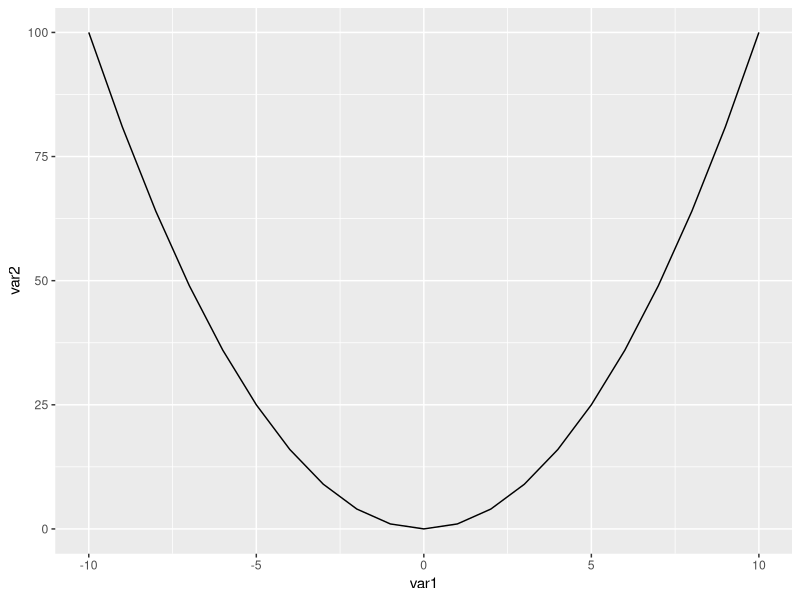
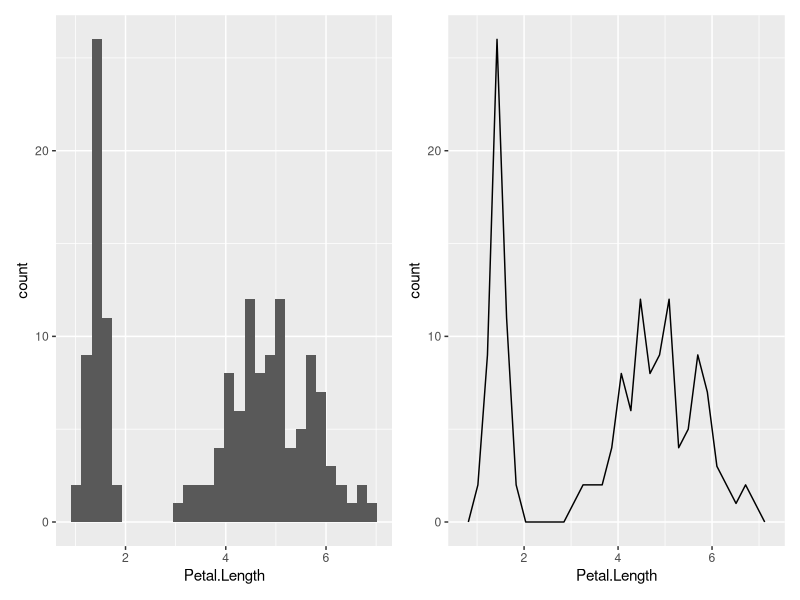
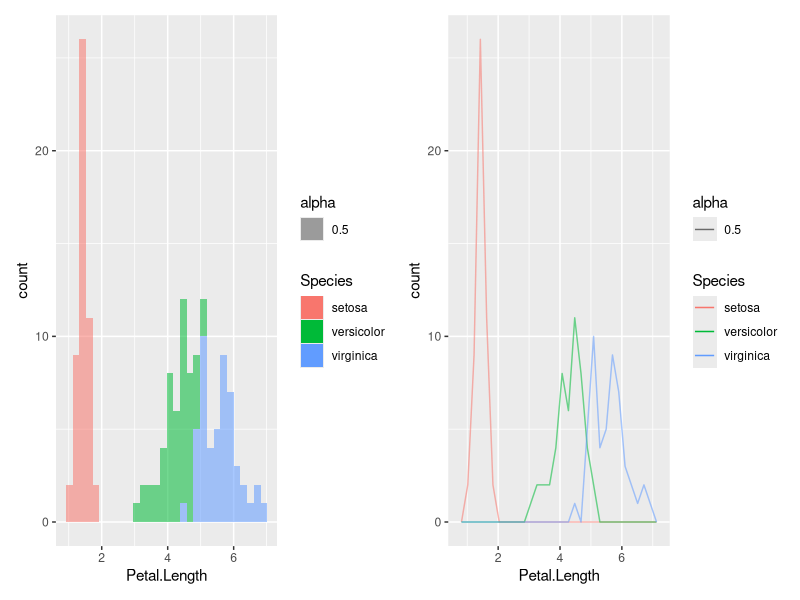
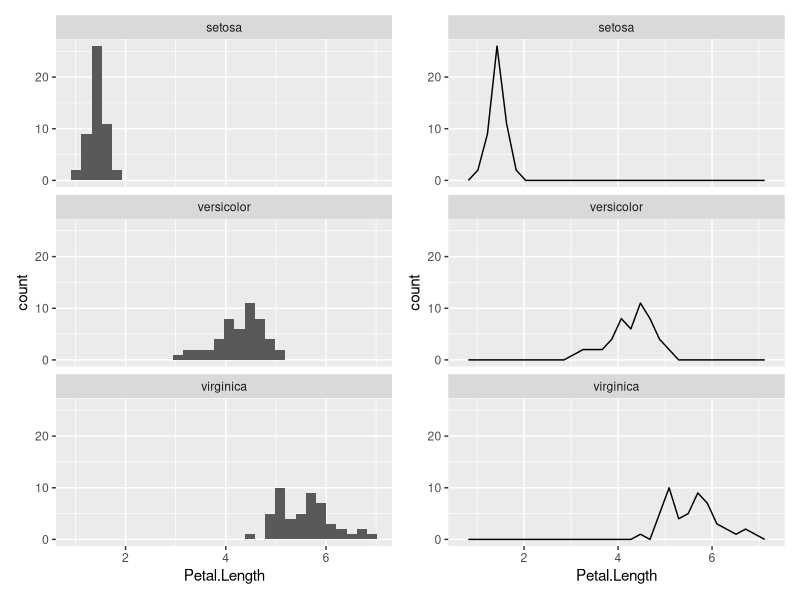
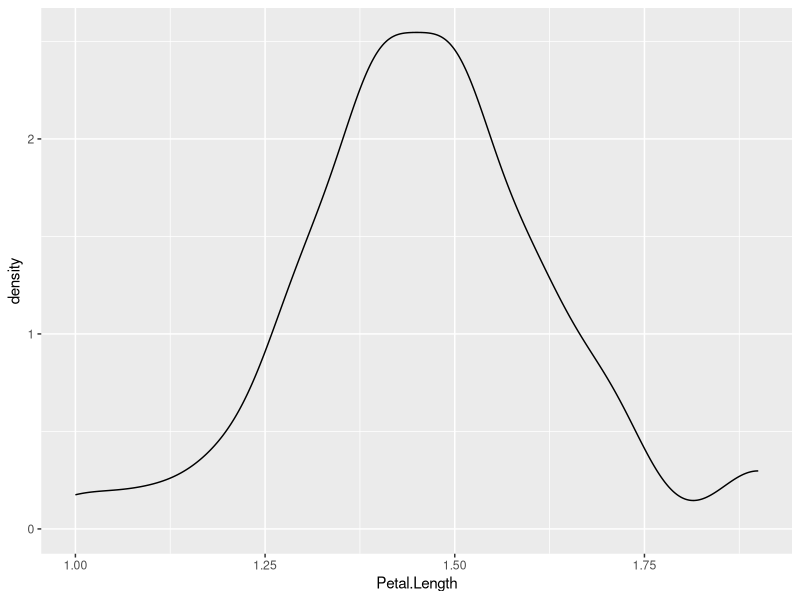
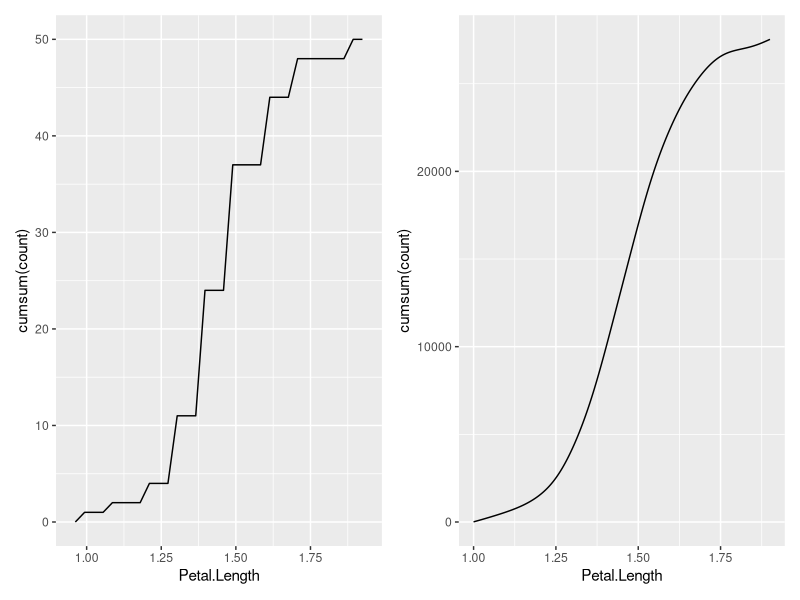
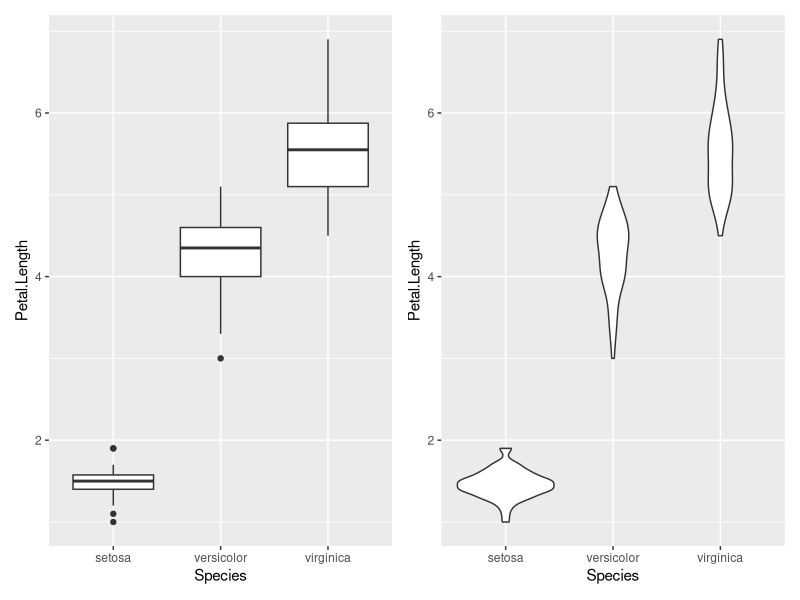
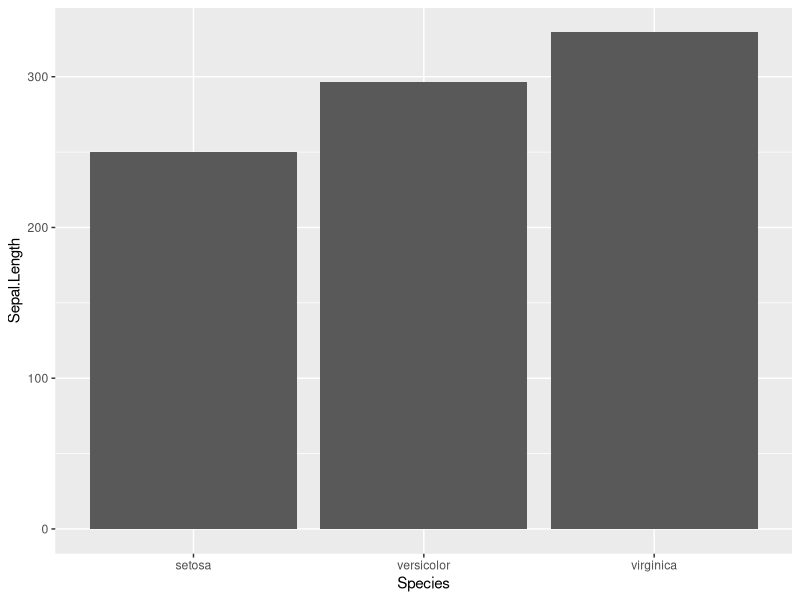

Write R code to recreate these figures, in order.
## ---- chunk 1
library(tidyverse)
library(ggplot2)
library(patchwork)
## ---- chunk 2
# Primero generamos una set de datos
data <- tibble(var1 = -10:10, var2 = var1 ^ 2)

# Luego creeamos el gráfico
grafico1 <- ggplot(data) +
  aes(x = var1, y = var2) +
  geom_line()

# Finalmente dibujamos el gráfico creado
grafico1
## ---- chunk 3
# Primero generamos una set de datos
data <- iris
#data <- filter(iris, Species == "setosa")

# Luego creeamos el gráfico
grafico1 <- ggplot(data) +
  aes(x = Petal.Length) +
  geom_histogram()
## ---- chunk 4
# Igual al anterior pero con un polígono
grafico2 <- ggplot(data) +
  aes(x = Petal.Length) +
  geom_freqpoly()

## ---- chunk 5
# Finalmente dibujamos los gráficos creados
grafico1 + grafico2
## ---- chunk 6
# Primero generamos una set de datos
data <- iris

# Luego creeamos el gráfico
grafico1 <- ggplot(data) +
  aes(x = Petal.Length, fill = Species, alpha = 0.5) +
  geom_histogram()
## ---- chunk 7
# Igual al anterior pero con un polígono
grafico2 <- ggplot(data) +
  aes(x = Petal.Length, color = Species, alpha = 0.5) +
  geom_freqpoly()
## ---- chunk 8
# Finalmente dibujamos los gráficos creados
grafico1 + grafico2
## ---- chunk 9
# Primero generamos una set de datos
data <- iris

# Luego creeamos el gráfico
grafico1 <- ggplot(data) +
  aes(x = Petal.Length) +
  geom_histogram() + 
  facet_wrap(vars(Species), dir = "v") # facet repite el gráfico separando los datos de acuerdo a la variable indicada
## ---- chunk 10
# Igual al anterior pero con un polígono
grafico2 <- ggplot(data) +
  aes(x = Petal.Length) +
  geom_freqpoly() + 
  facet_wrap(vars(Species), dir = "v")
## ---- chunk 11
# Finalmente dibujamos los gráficos creados
grafico1 + grafico2
## ---- chunk 12
# Primero generamos una set de datos
data <- filter(iris, Species == "setosa")

# Luego creeamos el gráfico
grafico1 <- ggplot(data) +
  aes(x = Petal.Length) +
  geom_density()

# Finalmente dibujamos el gráfico creado
grafico1
## ---- chunk 13
# Frecuencia acumulada
grafico1 <- ggplot(data) +
  aes(x = Petal.Length) +
  geom_freqpoly(aes(y=cumsum(..count..)))

# Igual al anterior pero con un densidad
grafico2 <- ggplot(data) +
  aes(x = Petal.Length) +
  geom_density(aes(y=cumsum(..count..)))

grafico1 + grafico2
## ---- chunk 14
# Primero generamos una set de datos
data <- iris

# Luego creeamos el gráfico
grafico1 <- ggplot(data) +
  aes(y = Petal.Length, x = Species) +
  geom_boxplot()# +
#  geom_jitter()

grafico2 <- ggplot(data) +
  aes(y = Petal.Length, x = Species) +
  geom_violin()# +
#  geom_jitter()

# Finalmente dibujamos el gráfico creado
grafico1 + grafico2
## ---- chunk 15
# Primero generamos una set de datos
data <- iris

# Luego creeamos el gráfico
grafico1 <- ggplot(data) +
  aes(x = Species, y = Sepal.Length) +
    geom_col()

# Finalmente dibujamos el gráfico creado
grafico1
## ---- chunk 16
# Primero generamos una set de datos
data <- iris

# Luego creeamos el gráfico
grafico1 <- ggplot(data) +
  aes(x = Sepal.Length, y = Sepal.Width, color = Species, alpha = 0.5) +
    geom_point()# +
#    geom_smooth(method=lm, se=FALSE)
# Finalmente dibujamos el gráfico creado
grafico1
## ---- chunk 17
# Primero generamos una set de datos
data <- iris

# Luego creeamos el gráfico
grafico1 <- ggplot(data) +
  aes(x = Sepal.Length, y = Sepal.Width, color = Species) +
    geom_line()
# Finalmente dibujamos el gráfico creado
grafico1
## ---- chunk 18
# Primero generamos una set de datos
data <- iris

# Luego creeamos el gráfico
grafico1 <- ggplot(data) +
  aes(x = Sepal.Length, y = Sepal.Width, color = Species) +
    geom_line() + 
    coord_polar(theta = "x")
# Finalmente dibujamos el gráfico creado
grafico1
## ---- chunk 19
library(GGally)
ggpairs(iris, aes(color = Species, alpha = 0.5))
  
